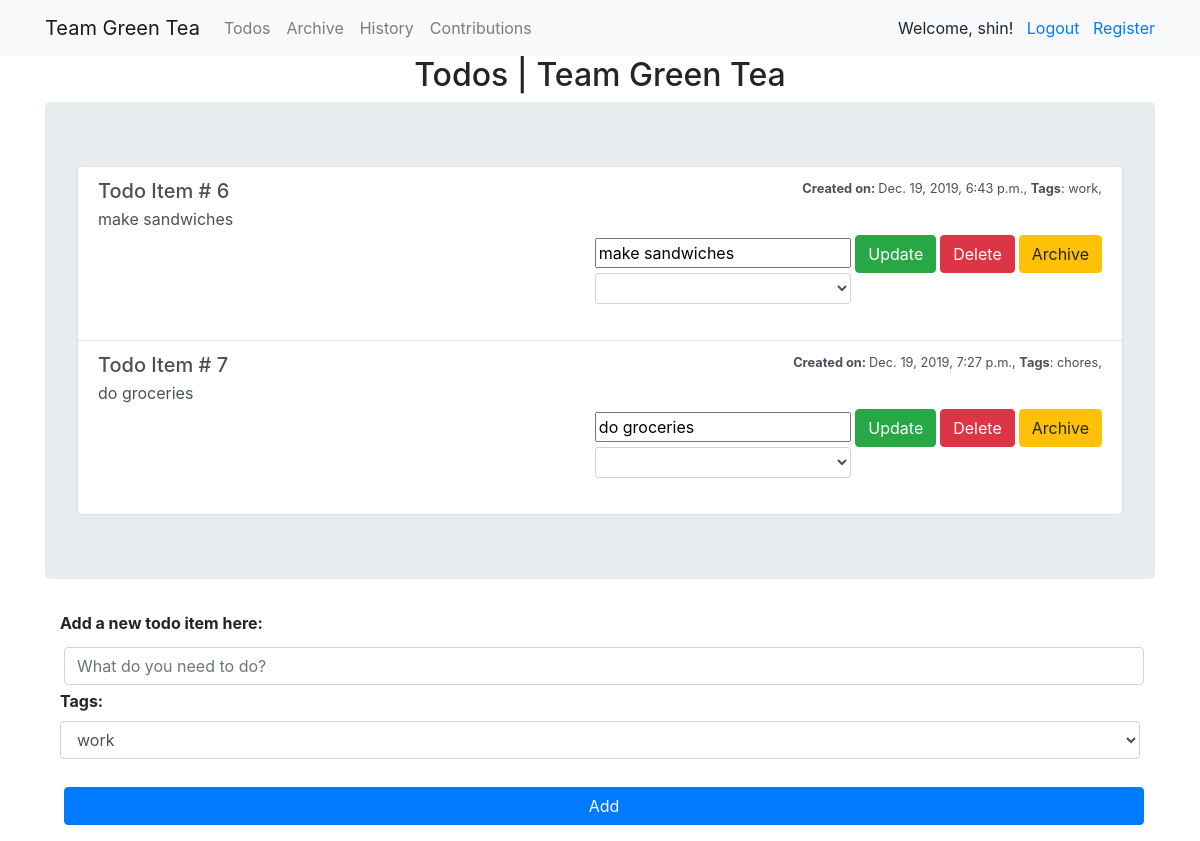
The page / (signed in) on the database its author committed.
### todolist/models.py (models this page shows, shortened)
class TodoItem(models.Model):
    content = models.TextField()
    created_at = models.DateTimeField(default=timezone.now)
    updated_at = models.DateTimeField(auto_now=True)
    tags = models.ManyToManyField('Tag')
    user = models.ForeignKey(
      get_user_model(),
      on_delete=models.CASCADE
      )

class Tag(models.Model):
    name = models.CharField(max_length=25, unique=True)
    def __str__(self):
        return self.name

### todolist/views.py (the view)
# urls.py: path("",todoView),
def todoView(request):
    if request.user.is_authenticated:
        all_todos_items = TodoItem.objects.filter(user=request.user)
    else:
        all_todos_items = []
    return render(request, 'todo.html', {'all_items': all_todos_items})

### todolist/templates/todo.html (shortened to what this page needs)
{% extends "base.html" %}
{% block page_content %}
<div>
    <h2 class="text-center">Todos | Team Green Tea</h2>
    {% if user.is_authenticated %}
    <div class="jumbotron">
        <div class="list-group">
            {% for todo_item in all_items %}
            <a href="#" class="list-group-item list-group-item-action flex-column align-items-start">
                <div class="d-flex w-100 justify-content-between">
                    <h5 class="mb-1">Todo Item # {{todo_item.id}}</h5>
                    <small><b>Created on: </b>{{todo_item.created_at}},
                        <b>Tags</b>:
                        {% for tags in todo_item.tags.all %}
                            {{ tags.name }},
						{% empty %}
							<i> none </i>
                        {% endfor %}
                    </small>
                </div>
                <p class="mb-1">{{ todo_item.content }}</p>
                <div class="d-flex w-100 justify-content-end">
                    <form class="mr-1" action="/updateTodo/{{todo_item.id}}/"method="post">
                        <input type="text" name="content" value="{{todo_item.content}}" />
						<input class="btn btn-success" type="submit" value="Update" />
						<br/>
						<select class="form-control form-control-sm mb-2 w-75" id="tags" name="tags">
							<option></option>
							<option>work</option>
						</select>
                    </form>
                    <form class="mr-1" action="/deleteTodo/{{todo_item.id}}/"method="post">
                        <input class="btn btn-danger" type="submit" value="Delete" />
                    </form>
                    <form action="/archiveTodo/{{todo_item.id}}/" method="post">
                        <input class="btn btn-warning" type="submit" value="Archive" />
                    </form>
                </div>
            </a>
            {% empty %}
            <b class="text-center lead">There's nothing in your todo list. ☹️ Add something?</b>
            {% endfor %}
        </div>
    </div>
    <div class="container-fluid">
        <div class="form-group">
            <label class="text-center"><b>Add a new todo item here:</b></label>
            <form class="" action="/addTodo/" method="post">
                <input type="text" class="form-control m-1 valid" name="content" placeholder="What do you need to do?">
				<label for="tag"><b>Tags:</b></label>
				<select class="form-control" name="tag" id="tag">
					<option>work</option>
				</select>
				<br/>
                <input class="btn btn-block btn-primary m-1" type="submit" value="Add" />
            </form>
          </div>
    </div>
</div>
{% else %}
<div class="alert alert-warning" role="alert">
    You're not logged in!
  </div>
{% endif %}
{% endblock %}

### todolist/templates/base.html (shortened to what this page needs)
<link rel="stylesheet" href="https://stackpath.bootstrapcdn.com/bootstrap/4.1.3/css/bootstrap.min.css">
<nav class="navbar navbar-expand-lg navbar-light bg-light">
    <div class="container">
        <a class="navbar-brand" href="/todo">Team Green Tea</a>
        <div class="collapse navbar-collapse" id="navbarSupportedContent">
          <ul class="navbar-nav mr-auto">
            <li class="nav-item">
              <a class="nav-link" href="/todo">Todos</a>
            </li>
            <li class="nav-item">
              <a class="nav-link" href="/todoArchived">Archive</a>
            </li>
            <li class="nav-item">
              <a class="nav-link" href="/todo_history">History</a>
            </li>
            <li class="nav-item">
              <a class="nav-link" href="{% url 'todolist_contributions' %}">Contributions</a>
            </li>
          </ul>
          {% if user.is_authenticated %}
            Welcome, {{ user.username}}!&nbsp;&nbsp;&nbsp;
            <a href="{% url 'logout' %}">Logout</a>
          {% else %}
            <a href="{% url 'login' %}">Login</a>
          {% endif %}
          &nbsp;&nbsp;&nbsp;<a href="/register">Register</a>
        </div>
    </div>
</nav>
<div class="container">
    {% block page_content %}{% endblock %}
</div>

### rows shown on the page
TodoItem: id "6", created_at "Dec. 19, 2019, 6:43 p.m.", content "make sandwiches"
Tag: name "work"
TodoItem: id "7", created_at "Dec. 19, 2019, 7:27 p.m.", content "do groceries"
Tag: name "chores"

### other values the page prints
{{ user.username }} "shin"
